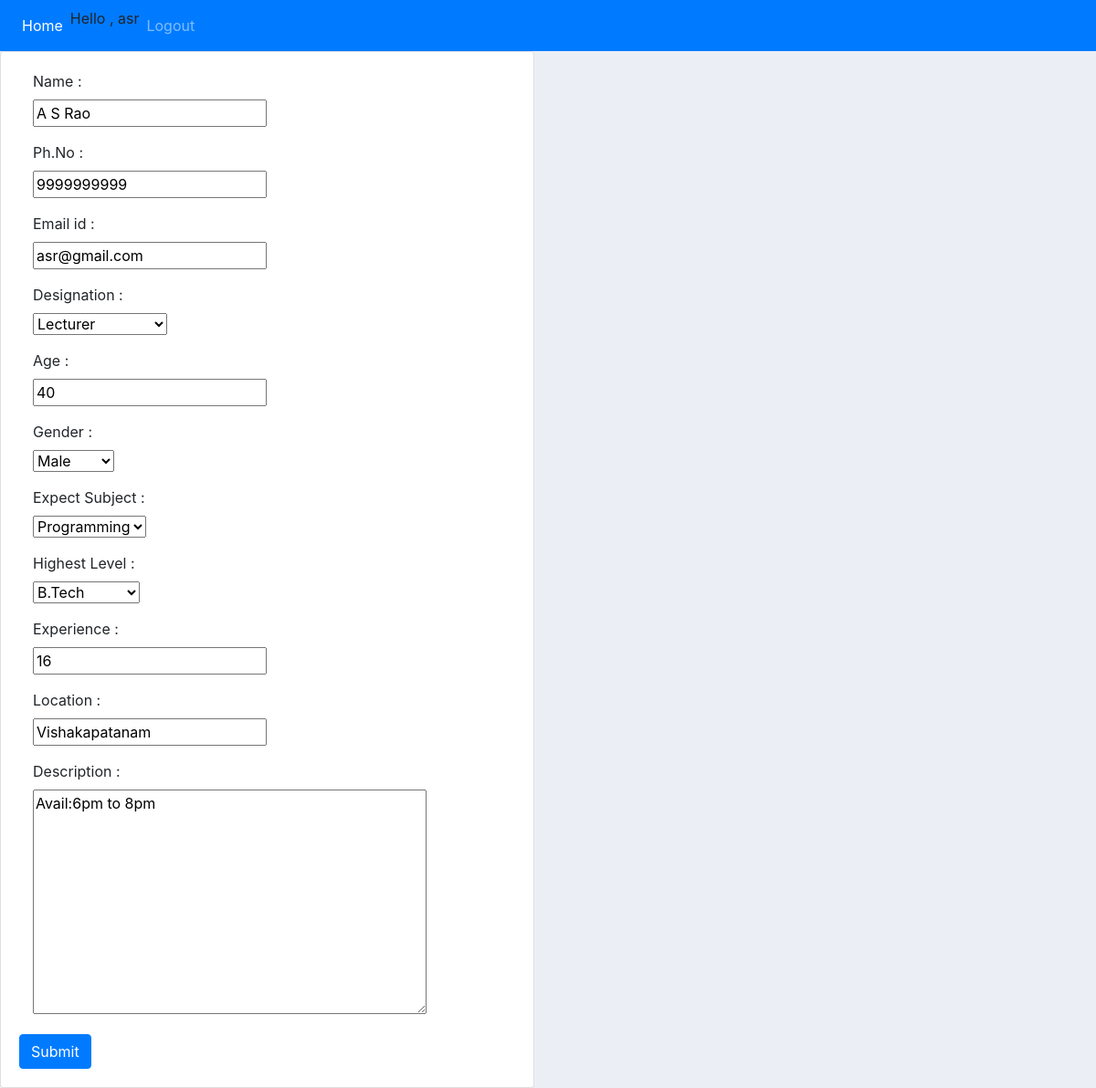
Page /update (signed in) on the committed database.
### tfinder/models.py (models this page shows)
class destination(models.Model):
	SUB_CHOICES= [
	('Maths', 'Maths'),
	('Physics', 'Physics'),
	('Chemistry', 'Chemistry'),
	('Programming', 'Programming'),
	('Other', 'Other'),]
	gen=[
	('Male', 'Male'),
	('Female', 'Female'),
	('Other', 'Other'),
	]
	level= [
	('Grade', 'Grade'),
	('Secondary', 'Secondary'),
	('Intermediate', 'Intermediate'),
	('B.Tech', 'B.Tech'),
	('Other', 'Other'),]
	desig= [
	('Teacher', 'Teacher'),
	('Lecturer', 'Lecturer'),
	('Asst Prof', 'Asst Professor'),
	('Assoc Prof', 'Assoc Professor '),
	('Professor ', 'Professor '),
	('Other', 'Other'),]
	user = models.ForeignKey(User,null = True,on_delete = models.CASCADE)
	name = models.CharField(verbose_name="Name",max_length =100)
	phno  = models.CharField(verbose_name="Ph.No",max_length =10)
	email = models.EmailField(verbose_name="Email id",max_length=254)
	des  = models.CharField(verbose_name="Designation",choices=desig,max_length =20)
	age = models.IntegerField(verbose_name="Age")
	gender = models.CharField(verbose_name="Gender",choices=gen,max_length =20)
	sub= models.CharField(verbose_name="Expect Subject",choices=SUB_CHOICES,max_length =20)
	lev= models.CharField(verbose_name="Highest Level",choices=level,max_length =20)
	exp= models.IntegerField(verbose_name="Experience")
	loc  = models.CharField(verbose_name="Location",max_length =100)
	desp = models.TextField(verbose_name="Description",)

### tfinder/views.py (the view)
# urls.py: path('update',views.updatedata, name = 'updatedata'),
def updatedata(request):
	dest = destination.objects.filter(user_id = request.user.id).first()
	form = tegisterForm(instance=dest)
	if request.method == 'POST':
		form = tegisterForm(request.POST, instance=dest)
		if form.is_valid():
			form.save()
			return redirect('/')
	context = {'form':form,'dest':dest}
	return render(request,'tregister.html',context)

### tfinder/forms.py
class tegisterForm(ModelForm):
	class Meta:
		model = destination
		fields = '__all__'
		exclude = ['user']

### template/tregister.html (shortened to what this page needs)
{% load static %}
<!DOCTYPE html>
<html>
<head>
	<link rel="stylesheet" href="https://stackpath.bootstrapcdn.com/bootstrap/4.3.1/css/bootstrap.min.css">
  <link rel="stylesheet" type="text/css" href="{% static '/css/main.css' %}">
</head>
<body>
{%  include 'navbar.html' %}
<div class="row">
	<div class="col-md-6">
		<div class="card card-body">
			<form action="" method="POST">
        {% for field in form %}
        <div class="form-group">
            <label class="col-sm-4 control-label" for="{{ field.name }}">{{ field.label }} : </label>
            <div class="col-sm-8">
                {{ field }}
            </div>
        </div>
        {% endfor %}
		<button class="btn btn-primary" type="submit" onclick='javascript:openDialog()'>Submit</button>
			</form>
	</div>
</div>
</body>
</html>

### template/navbar.html (shortened to what this page needs)
{% load static %}
<nav class="navbar navbar-expand-lg navbar-dark bg-primary ">
  <div class="collapse navbar-collapse" id="navbarNav">
    <ul class="navbar-nav">
      {% if user.is_authenticated %}
      <li class="nav-item active">
        <a class="nav-link" href="{% url 'home' %}">Home</a>
      </li>
      <li class="nav-item">
        Hello , {{user.username}}
      </li>
      <li class="nav-item">
        <a class="nav-link" href="{% url 'logout' %}">Logout</a>
      </li>
      {% endif %}
    </ul>
  </div>
</nav>

### static/css/main.css (style rules this page uses)
body { background-color: #ebeff5; }

### rows in the picture
destination: form "A S Rao" "9999999999" "asr@gmail.com" "Lecturer" "40" "Male" "Programming" "B.Tech" "16" "Vishakapatanam" "Avail:6pm to 8pm"

### other values in the picture
{{ user.username }} "asr"
{{ field.label }} "Name" "Ph.No" "Email id" "Designation" "Age" "Gender" "Expect Subject" "Highest Level" "Experience" "Location" "Description"
